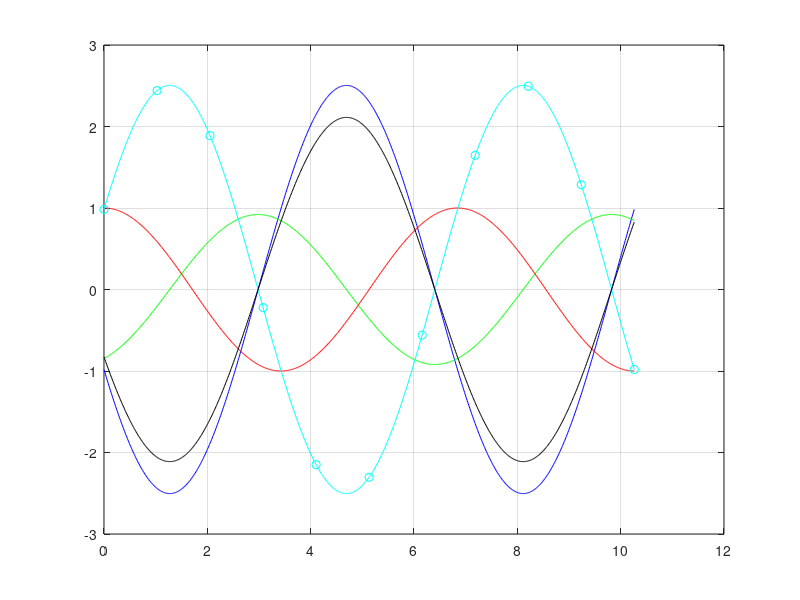

Here is the MATLAB script that generated this plot:
function harm_sines
figure(1);clf;

w0=1; m=1; 
k=m*w0^2; c=sqrt(4*k*m) *0.2;
%c=(1/2)*m*w0;

gamma=c/2/m;

i=0;
I=sqrt(-1);

w0
wr=(w0^2-2*gamma^2)^0.5
w=wr-(w0-wr);
%w=0.617;
%w=0.25;
%w=1.208;
%w=1.5;
%w=2.5;
%w=wr
%w=w0

x0=1;
F0=1;
phi=atan(c*w/(k-m*w^2));
%phi=atan(2*gamma*w/(w0^2-w^2));
A=F0/m/((w0^2-w^2)^2 + 4*gamma^2*w^2)^0.5;
for t=0:pi*3/w/1000:pi*3/w
    i=i+1;
    X(i)=           (A*exp(-I*phi))*exp(I*w*t);
    X(i)=           (A)*exp(I*(w*t-phi));
    Fs(i)= -k*      (A*exp(-I*phi))*exp(I*w*t);
    Fd(i)= -c* I*w* (A*exp(-I*phi))*exp(I*w*t);
    F(i) = F0*                      exp(I*w*t);
    T(i)=t;
end
mX=max(real(X))
plot(T,Fs,'b',T,Fd,'g',T,F,'r',T,X,'c',T,Fs+Fd+F,'k');
T=0;X=0;i=0;
for t=0:pi*3/w/10:pi*3/w
    i=i+1;
    X(i)=           (A*exp(-I*phi))*exp(I*w*t);
    T(i)=t;
end
hold on;
plot(T,X,'oc');
phi
grid on;

i=0;W=0;
for w=0:pi*3/w/5000:pi*4/w
    i=i+1;
    A(i)=F0/m/((w0^2-w^2)^2 + 4*gamma^2*w^2)^0.5;
    W(i)=w;
end 
%figure(2);
%plot(W,A,'b');
grid on;
